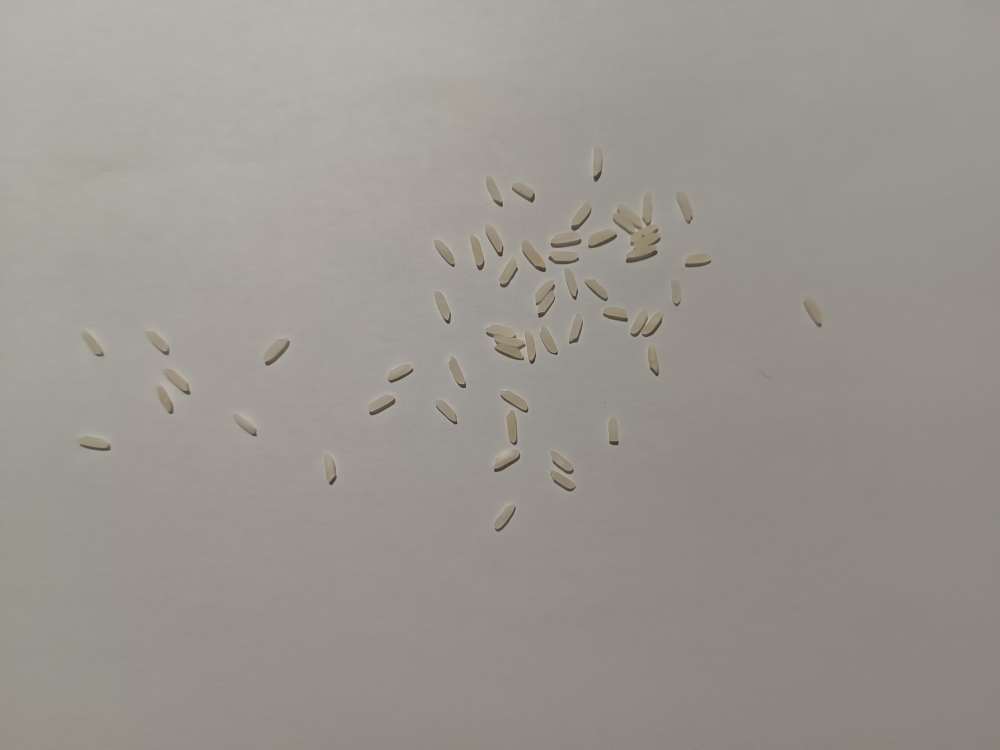
#> input picture Fotos sin procesar/Arroz/arroz1.jpg, 4000 x 3000 px (shown at 1/4 size); its folder holds only this picture in this run
$ python preprocess.py
#> lines starting #> are read from the running program, lines starting #| are printed output that depends on the picture; after the words box and inside, x2 and y2 are one past the last pixel; in counts of white or black regions, pixels touching at a corner belong together
import os
import cv2
import numpy as np
import pandas as pd

RAW_DIR="Fotos sin procesar"
PROC_DIR="Fotos procesadas"
CSV_DIR="dataset"

os.makedirs(PROC_DIR,exist_ok=True)
os.makedirs(CSV_DIR,exist_ok=True)

categorias={
    "Arroz":1,
    "Clip":0
}

datos=[]


def vectorizar(img,label):

    matriz=np.where(
        img==255,
        1,
        0
    )

    fila=list(
        matriz.flatten()
    )

    fila.append(label)

    datos.append(fila)


def procesar(img):

    img=cv2.resize(
        img,
        (128,128)
    )
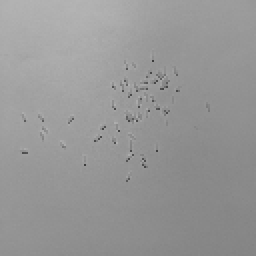
#> img: shape (128, 128) (shown 2 times larger); min 60, max 180, mean 150.8


    fondo=cv2.GaussianBlur(
        img,
        (25,25),
        0
    )

    corregida=cv2.divide(
        img,
        fondo,
        scale=255
    )


    _,binaria=cv2.threshold(
        corregida,
        0,
        255,
        cv2.THRESH_BINARY+
        cv2.THRESH_OTSU
    )
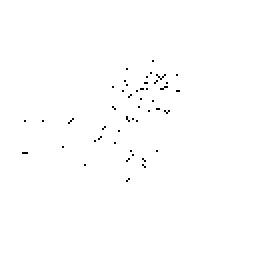
#> binaria: shape (128, 128) (shown 2 times larger); 99.5% white; black in thin lines or dots, all inside (x1, y1, x2, y2) = (11, 30, 90, 91)


    bordes=cv2.Canny(
        corregida,
        50,
        150
    )
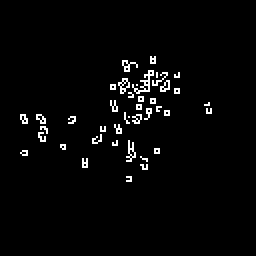
#> bordes: shape (128, 128) (shown 2 times larger); 2.6% white in thin lines or dots, all inside (x1, y1, x2, y2) = (10, 28, 106, 91)

    bordes=255-bordes


    combinada=np.minimum(
        binaria,
        bordes
    )


    # kernel 1x1 como usted decidió
    kernel=np.ones(
        (1,1),
        np.uint8
    )

    combinada=cv2.morphologyEx(
        combinada,
        cv2.MORPH_CLOSE,
        kernel
    )


    return combinada


for clase,label in categorias.items():

    entrada=os.path.join(
        RAW_DIR,
        clase
    )

    salida=os.path.join(
        PROC_DIR,
        clase
    )

    os.makedirs(
        salida,
        exist_ok=True
    )


    for archivo in os.listdir(entrada):

        ruta=os.path.join(
            entrada,
            archivo
        )

        img=cv2.imread(
            ruta,
            cv2.IMREAD_GRAYSCALE
        )

        if img is None:
            continue


        base=procesar(img)

        cv2.imwrite(
            os.path.join(
                salida,
                archivo
            ),
            base
        )


        # original
        vectorizar(
            base,
            label
        )
#> in vectorizar, `fila=list( matriz.flatten() )`: fila = 16384 values, max 1 at index 0, min 0 at index 3659, mean 0.971


        # rotación 90
        rot1=np.rot90(base)
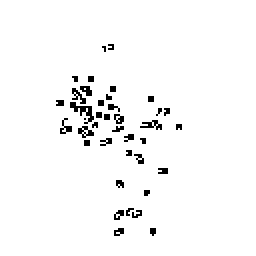
#> rot1: shape (128, 128) (shown 2 times larger); 97.1% white; black in thin lines or dots, all inside (x1, y1, x2, y2) = (28, 22, 91, 118)

        vectorizar(
            rot1,
            label
        )


        # rotación 180
        rot2=np.rot90(
            base,
            2
        )
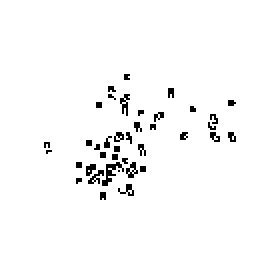
#> rot2: shape (128, 128) (shown 2 times larger); 97.1% white; black in thin lines or dots, all inside (x1, y1, x2, y2) = (22, 37, 118, 100)

        vectorizar(
            rot2,
            label
        )


        # espejo horizontal
        flip=cv2.flip(
            base,
            1
        )
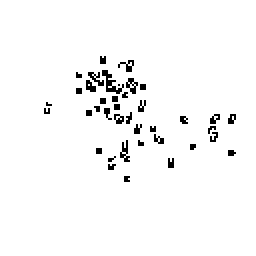
#> flip: shape (128, 128) (shown 2 times larger); 97.1% white; black in thin lines or dots, all inside (x1, y1, x2, y2) = (22, 28, 118, 91)

        vectorizar(
            flip,
            label
        )


        # pequeño desplazamiento
        M=np.float32([
            [1,0,3],
            [0,1,3]
        ])

        shift=cv2.warpAffine(
            base,
            M,
            (128,128),
            borderValue=255
        )
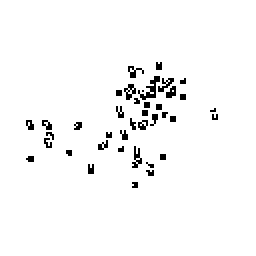
#> shift: shape (128, 128) (shown 2 times larger); 97.1% white; black in thin lines or dots, all inside (x1, y1, x2, y2) = (13, 31, 109, 94)

        vectorizar(
            shift,
            label
        )
#> pass 2 of the loop `for clase,label in categorias.items():`:
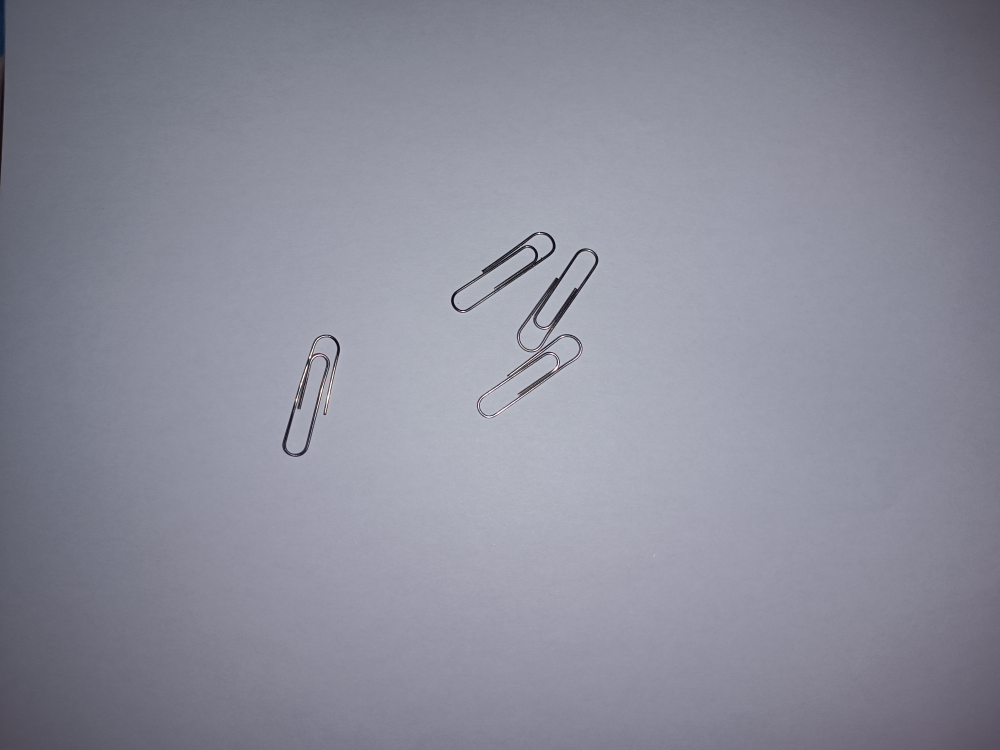
#> input picture Fotos sin procesar/Clip/clip1.jpg, 4000 x 3000 px (shown at 1/4 size)
#> in procesar (call 2), `_,binaria=cv2.threshold( corregida, 0, 255, cv2.THRESH_BINARY+ cv2.THR..`:
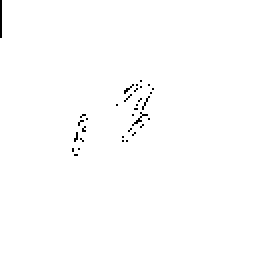
#> binaria: shape (128, 128) (shown 2 times larger); 99.4% white; black in thin lines or dots, all inside (x1, y1, x2, y2) = (0, 0, 77, 78)
#> combinada: shape (128, 128); 98.1% white; black in thin lines or dots, all inside (x1, y1, x2, y2) = (0, 0, 78, 79)
#> rot1: shape (128, 128); 98.1% white; black in thin lines or dots, all inside (x1, y1, x2, y2) = (0, 50, 79, 128)
#> rot2: shape (128, 128); 98.1% white; black in thin lines or dots, all inside (x1, y1, x2, y2) = (50, 49, 128, 128)
#> flip: shape (128, 128); 98.1% white; black in thin lines or dots, all inside (x1, y1, x2, y2) = (50, 0, 128, 79)
#> `shift=cv2.warpAffine( base, M, (128,128), borderValue=255 )`:
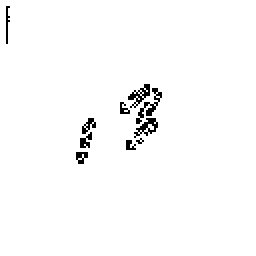
#> shift: shape (128, 128) (shown 2 times larger); 98.1% white; black in thin lines or dots, all inside (x1, y1, x2, y2) = (3, 3, 81, 82)


columnas=[
f"pixel_{i}"
for i in range(16384)
]

columnas.append(
"label"
)

df=pd.DataFrame(
datos,
columns=columnas
)
#> df = table of 10 rows and 16385 columns

df.to_csv(
"dataset/dataset.csv",
index=False
)

print(
"Dataset aumentado generado"
)
